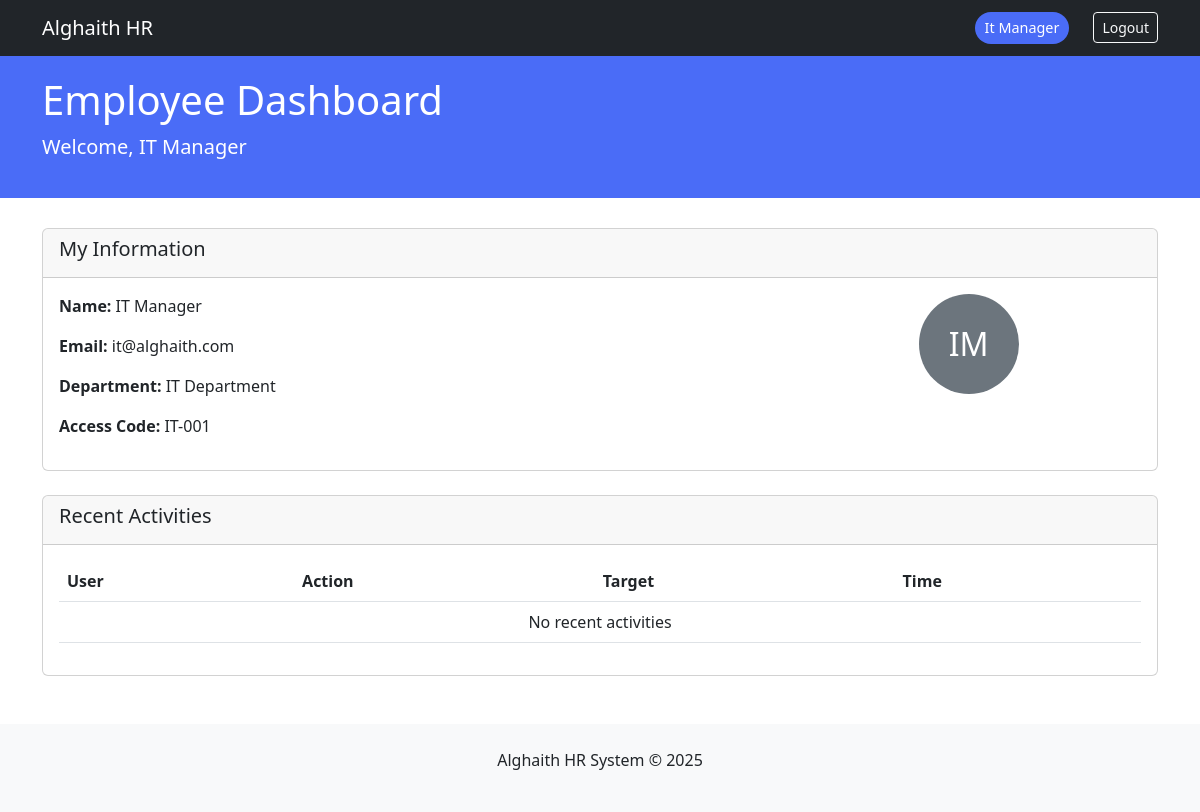
Page /dashboard/employee (signed in) on the committed database.
### core/models.py (models this page shows, shortened)
class User(db.Model, UserMixin):
    __tablename__ = 'users'
    id = db.Column(db.Integer, primary_key=True)
    email = db.Column(db.String(120), unique=True, nullable=False)
    password_hash = db.Column(db.String(200), nullable=False)
    name = db.Column(db.String(100), nullable=False)
    role = db.Column(db.String(50), nullable=False)
    avatar = db.Column(db.String(2), nullable=False)
    access_code = db.Column(db.String(20), unique=True, nullable=False)
    department_id = db.Column(db.Integer, db.ForeignKey('departments.id'))
    created_at = db.Column(db.DateTime, default=datetime.utcnow)
    last_login = db.Column(db.DateTime)
    login_count = db.Column(db.Integer, default=0)
    is_active = db.Column(db.Boolean, default=True, nullable=False)
    department = db.relationship('Department', back_populates='members')
    @property
    def is_authenticated(self):
        return True

class Department(db.Model):
    __tablename__ = 'departments'
    id = db.Column(db.Integer, primary_key=True)
    name = db.Column(db.String(100), unique=True, nullable=False)
    description = db.Column(db.Text)
    created_at = db.Column(db.DateTime, default=datetime.utcnow)
    members = db.relationship('User', back_populates='department', lazy='dynamic')

### modules/dashboard/routes.py (the view)
@dashboard_bp.route('/employee')
@login_required
def employee_dashboard():
    return render_template('dashboard/employee.html', user=current_user)

### app.py (called while the page is built)
@login_manager.user_loader
def load_user(user_id):
    from core.models import User
    return db.session.get(User, int(user_id))

### templates/dashboard/employee.html (shortened to what this page needs)
{% extends "dashboard/base_dashboard.html" %}
{% set role_color = '#6c757d' %}
{% block dashboard_title %}Employee Dashboard{% endblock %}
{% block dashboard_content %}
<div class="card mb-4">
    <div class="card-header">
        <h5>My Information</h5>
    </div>
    <div class="card-body">
        <div class="row">
            <div class="col-md-8">
                <p><strong>Name:</strong> {{ current_user.name }}</p>
                <p><strong>Email:</strong> {{ current_user.email }}</p>
                <p><strong>Department:</strong> {{ current_user.department.name if current_user.department else 'N/A' }}</p>
                <p><strong>Access Code:</strong> {{ current_user.access_code }}</p>
            </div>
            <div class="col-md-4 text-center">
                <div class="avatar-circle bg-secondary text-white d-inline-flex align-items-center justify-content-center"
                     style="width: 100px; height: 100px; border-radius: 50%; font-size: 2rem;">
                    {{ current_user.avatar }}
                </div>
            </div>
        </div>
    </div>
</div>
<div class="card">
    <div class="card-header">
        <h5>Recent Activities</h5>
    </div>
    <div class="card-body">
        {% include 'dashboard/partials/recent_activities.html' %}
    </div>
</div>
{% endblock %}

### templates/dashboard/base_dashboard.html (shortened to what this page needs)
<!DOCTYPE html>
<html>
<head>
    <link href="https://cdn.jsdelivr.net/npm/bootstrap@5.3.0/dist/css/bootstrap.min.css" rel="stylesheet">
</head>
<body>
    <nav class="navbar navbar-expand-lg navbar-dark bg-dark">
        <div class="container">
            <a class="navbar-brand" href="#">Alghaith HR</a>
            <div class="d-flex align-items-center">
                <span class="role-indicator me-3">{{ current_user.role|replace('_', ' ')|title }}</span>
                {% if current_user.is_authenticated %}
                <form method="post" action="{{ url_for('auth.logout') }}" class="ms-2 d-inline">
                    <button type="submit" class="btn btn-sm btn-outline-light">Logout</button>
                </form>
                {% endif %}
            </div>
        </div>
    </nav>
    <div class="role-header">
        <div class="container">
            <h1>{% block dashboard_title %}Dashboard{% endblock %}</h1>
            <p class="lead">Welcome, {{ current_user.name }}</p>
        </div>
    </div>
    <div class="container">
        {% block dashboard_content %}{% endblock %}
    </div>
    <footer class="mt-5 py-4 bg-light">
        <div class="container text-center">
            <p>Alghaith HR System &copy; 2025</p>
        </div>
    </footer>
</body>
</html>

### templates/dashboard/base_dashboard.html (style rules this page uses)
:root { --role-color: #4a6cf7; }
.role-header { background: var(--role-color); color: white; padding: 20px 0; margin-bottom: 30px; }
.role-indicator { background: var(--role-color); color: white; padding: 5px 10px; border-radius: 20px; font-size: 0.9rem; }

### rows in the picture
User: role "It Manager", name "IT Manager", email "it@alghaith.com", access_code "IT-001", avatar "IM"
Department: department "IT Department"
